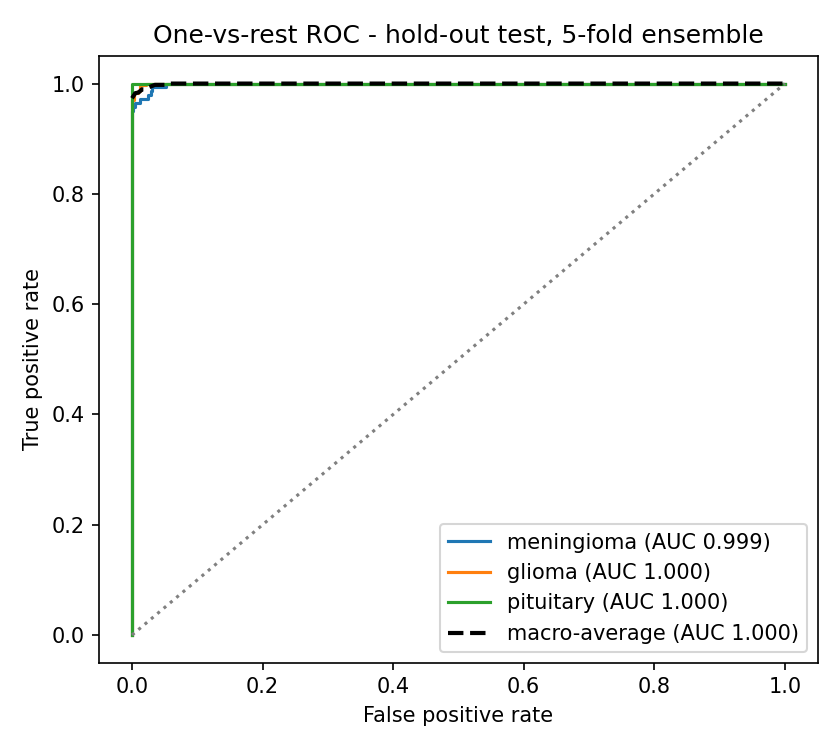
#> input picture IEEE_Research_Paper/figures/exp1_roc_curves.png, 840 x 750 px
$ python generate_figures.py
#> lines starting #> are read from the running program, lines starting #| are printed output that depends on the picture
"""
generate_figures.py — High-Quality IEEE Publication Figures (Base Paper Style Matching)
========================================================================================
Implements exact visual design from user reference:
  - Fig 1: Elegant EfficientNet-B0 dashed container with top oval badge,
           spacious horizontal encoder, ASPP + FPN modules, U-Net decoder with
           orange dashed container and bottom badge, MPF module, dual heads, Kendall loss.
  - Fig 2: Crystal clear parallel lanes matching reference: Encoder Stage 4 (blue),
           Encoder Stage 3 (gold), Segmentation Branch (green), 3 pooling blocks,
           Feature Fusion (purple), Classifier (green), and bottom mathematical pill.
  - Fig 3: Updated with exact user D2 class counts:
           Gliomas (1237), Glioblastoma (732), Meningioma (640), Astrocytoma (529), Neurocytoma (211).
           Total matched pairs: 3349.
  - Fig 8: Generates 3 separate large, high-resolution figures:
           fig8a_exp1_segmentations.pdf, fig8b_exp2_segmentations.pdf, fig8c_exp3_segmentations.pdf
"""

import os
import numpy as np
import matplotlib
matplotlib.use("Agg")
import matplotlib.pyplot as plt
from matplotlib.patches import FancyBboxPatch, Rectangle
from PIL import Image
import csv
import zipfile as zf

OUT = os.path.dirname(os.path.abspath(__file__))
BASE = os.path.abspath(os.path.join(OUT, "..", ".."))
DPI = 300

plt.rcParams['font.family'] = 'sans-serif'
plt.rcParams['font.sans-serif'] = ['DejaVu Sans', 'Arial', 'Helvetica']

def savefig(fig, name):
    path = os.path.join(OUT, name)
    fig.savefig(path, dpi=DPI, bbox_inches="tight", format="pdf")
    plt.close(fig)
    print(f"  [OK] Saved: {name}")


# ══════════════════════════════════════════════════════════════════════════════
# Fig 1 — Overall Architecture (Matching User Reference Image Perfectly)
# ══════════════════════════════════════════════════════════════════════════════
# [183 lines left out: functions fig1_architecture, fig2_mpf_fusion, not called in this run]


# ══════════════════════════════════════════════════════════════════════════════
# Fig 3 — Dataset Distribution (Updated with User's Exact D2 Class Counts)
# ══════════════════════════════════════════════════════════════════════════════
def fig3_dataset_distribution():
    fig, axes = plt.subplots(1, 4, figsize=(10.5, 3.6))
    datasets = {
        "D1: Atika Akter\n(4,237 images)": {
            "Normal": 505, "Glioma": 650, "Meningioma": 1000, "Pituitary": 988
        },
        "D2: Shubham Gajjar\n(3,349 matched pairs)": {
            "Gliomas": 1237, "Glioblastoma": 732, "Meningioma": 640, "Astrocytoma": 529, "Neurocytoma": 211
        },
        "D3: Mixed\n(6,380 images)": {
            "Normal": 1595, "Glioma": 1595, "Meningioma": 1595, "Pituitary": 1595
        },
        "Figshare: Cheng et al.\n(3,064 images)": {
            "Meningioma": 708, "Glioma": 1426, "Pituitary": 930
        }
    }
    palette = {
        "Normal": "#2ECC71", "Glioma": "#3498DB", "Gliomas": "#3498DB",
        "Glioblastoma": "#E74C3C", "Meningioma": "#E67E22", "Pituitary": "#9B59B6",
        "Astrocytoma": "#F39C12", "Neurocytoma": "#1ABC9C"
    }

    for ax, (title, cls_dict) in zip(axes, datasets.items()):
        labels = list(cls_dict.keys())
        counts = list(cls_dict.values())
        colors = [palette.get(l, "#95A5A6") for l in labels]
        bars = ax.bar(range(len(labels)), counts, color=colors, edgecolor="#2C3E50", lw=0.6, width=0.65)
        ax.set_xticks(range(len(labels)))
        short_labels = [l if len(l) <= 7 else l[:5] + ".." for l in labels]
        ax.set_xticklabels(short_labels, rotation=35, ha="right", fontsize=8.0, fontweight="bold")
        ax.set_title(title, fontsize=8.5, fontweight="bold", pad=6)
        ax.set_ylabel("Number of Slices", fontsize=8.0)
        ax.tick_params(axis="y", labelsize=7.5)
        ax.grid(axis="y", linestyle="--", alpha=0.4, lw=0.5)
        ax.set_axisbelow(True)
        max_c = max(counts)
        ax.set_ylim(0, max_c * 1.18)
        for b, v in zip(bars, counts):
            ax.text(b.get_x() + b.get_width()/2.0, v + max_c*0.02, str(v),
                    ha="center", va="bottom", fontsize=7.2, fontweight="bold")

    fig.tight_layout()
    savefig(fig, "fig3_dataset_distribution.pdf")


# ══════════════════════════════════════════════════════════════════════════════
# Fig 4 — Training Curves
# ══════════════════════════════════════════════════════════════════════════════
def fig4_training_curves():
    zip_info = {
        "Exp 1: Baseline 256² (Patient-Level)": (
            os.path.join(BASE, "figshare exp-1 results.zip"),
            "Figshare_Experiment_Results/training_history.csv",
            "#2980B9", "-"),
        "Exp 2: +ASPP+FPN 512² (Patient-Level)": (
            os.path.join(BASE, "figshare exp-2 results.zip"),
            "Figshare_Experiment_ASPP_FPN_512/training_history.csv",
            "#27AE60", "-"),
        "Exp 3: +ASPP+FPN 512² (Slice-Level*)": (
            os.path.join(BASE, "figshare exp-3 results.zip"),
            "Figshare_Experiment3_SliceLevel_512/training_history.csv",
            "#E74C3C", "--"),
    }

    def load_avg(zpath, inner):
        data = {}
        with zf.ZipFile(zpath) as z:
            with z.open(inner) as f:
                reader = csv.DictReader(f.read().decode().splitlines())
                for row in reader:
                    ep = int(row["epoch"])
                    for k in ["train_loss", "val_f1", "val_dice"]:
                        data.setdefault(k, {}).setdefault(ep, []).append(float(row[k]))
        epochs = sorted(data["train_loss"].keys())
        return (epochs,
                [np.mean(data["train_loss"][e]) for e in epochs],
                [np.mean(data["val_f1"][e]) for e in epochs],
                [np.mean(data["val_dice"][e]) for e in epochs])

    fig, axes = plt.subplots(1, 3, figsize=(10.5, 3.8))
    for label, (zp, inner, col, ls) in zip_info.items():
        try:
            epochs, loss, f1, dice = load_avg(zp, inner)
            axes[0].plot(epochs, loss, lw=2.2, color=col, linestyle=ls, label=label)
            axes[1].plot(epochs, f1, lw=2.2, color=col, linestyle=ls, label=label)
            axes[2].plot(epochs, dice, lw=2.2, color=col, linestyle=ls, label=label)
        except Exception as e:
            print(f"  Warning loading {label}: {e}")

    titles = ["(a) Combined Multi-Task Loss", "(b) Validation Macro-F1", "(c) Validation Mean Dice"]
    ylabels = ["Total Loss (Kendall Weighted)", "Macro F1-Score", "Mean Dice Coefficient"]
    for ax, t, yl in zip(axes, titles, ylabels):
        ax.set_title(t, fontsize=9.2, fontweight="bold", pad=6)
        ax.set_xlabel("Epoch", fontsize=8.5)
        ax.set_ylabel(yl, fontsize=8.5)
        ax.tick_params(labelsize=8.0)
        ax.grid(True, linestyle="--", alpha=0.4, lw=0.5)
        ax.set_axisbelow(True)

    axes[0].legend(fontsize=7.2, loc="upper right", frameon=True)
    axes[1].legend(fontsize=7.2, loc="lower right", frameon=True)
    axes[2].legend(fontsize=7.2, loc="lower right", frameon=True)

    fig.tight_layout()
    savefig(fig, "fig4_training_curves.pdf")


# ══════════════════════════════════════════════════════════════════════════════
# Fig 5 — Confusion Matrices
# ══════════════════════════════════════════════════════════════════════════════
def fig5_confusion_matrix():
    cms = {
        "(a) Exp 1: Baseline 256²\n(Patient-Level, N=629)": np.array([[128, 14, 0], [0, 296, 0], [0, 0, 191]]),
        "(b) Exp 2: +ASPP+FPN 512²\n(Patient-Level, N=629)": np.array([[130, 12, 0], [0, 296, 0], [1, 0, 190]]),
        "(c) Exp 3: +ASPP+FPN 512²\n(Slice-Level*, N=307)": np.array([[69, 0, 2], [0, 143, 0], [0, 0, 93]]),
    }
    classes = ["Meningioma", "Glioma", "Pituitary"]
    fig, axes = plt.subplots(1, 3, figsize=(10.5, 3.8))

    for ax, (title, cm) in zip(axes, cms.items()):
        total = cm.sum(axis=1, keepdims=True)
        cm_norm = cm.astype(float) / total
        im = ax.imshow(cm_norm, cmap="Blues", vmin=0, vmax=1)
        cbar = plt.colorbar(im, ax=ax, fraction=0.046, pad=0.04)
        cbar.ax.tick_params(labelsize=7.0)
        ax.set_xticks(range(3))
        ax.set_yticks(range(3))
        ax.set_xticklabels(classes, rotation=25, ha="right", fontsize=8.0)
        ax.set_yticklabels(classes, fontsize=8.0)
        ax.set_xlabel("Predicted Class", fontsize=8.2)
        ax.set_ylabel("True Class", fontsize=8.2)
        ax.set_title(title, fontsize=8.8, fontweight="bold", pad=6)
        thresh = cm_norm.max() / 2.0
        for i in range(3):
            for j in range(3):
                ax.text(j, i, f"{cm[i,j]}\n({cm_norm[i,j]*100:.1f}%)",
                        ha="center", va="center", fontsize=8.0, fontweight="bold",
                        color="white" if cm_norm[i, j] > thresh else "#1B2631")

    fig.tight_layout()
    savefig(fig, "fig5_confusion_matrix.pdf")
#> call 3 of savefig, with name = 'fig5_confusion_matrix.pdf'
#> in savefig (call 3), `fig.savefig(path, dpi=DPI, bbox_inches="tight", format="pdf")`:
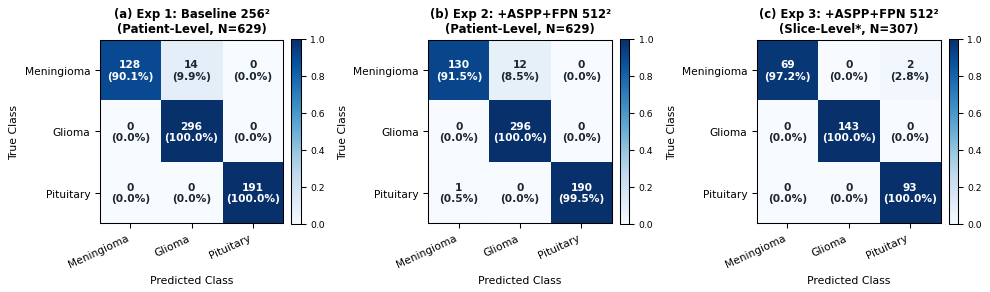
#> figure drawn by matplotlib, 6 panels


# ══════════════════════════════════════════════════════════════════════════════
# Fig 6 — ROC Curves
# ══════════════════════════════════════════════════════════════════════════════
def fig6_roc_curves():
    fig, axes = plt.subplots(1, 3, figsize=(10.5, 3.6))
    files = ["exp1_roc_curves.png", "exp2_roc_curves.png", "exp3_roc_curves.png"]
    titles = [
        "(a) Exp 1: Baseline 256² (Patient-Level)\nAUC: Mening=0.9989, Gli=0.9997, Pit=1.000",
        "(b) Exp 2: +ASPP+FPN 512² (Patient-Level)\nAUC: Mening=0.9983, Gli=0.9997, Pit=1.000",
        "(c) Exp 3: +ASPP+FPN 512² (Slice-Level*)\nAUC: Mening=0.9999, Gli=1.000, Pit=0.9998",
    ]
    for ax, fname, title in zip(axes, files, titles):
        fpath = os.path.join(OUT, fname)
        if os.path.exists(fpath):
            img = Image.open(fpath)
#> img is the input picture: PIL image 840x750 RGBA; mean R, G, B, A 246.8, 247.3, 246.8, 255
            ax.imshow(np.array(img))
            ax.set_title(title, fontsize=8.0, fontweight="bold", pad=5)
        ax.axis("off")

    fig.tight_layout()
    savefig(fig, "fig6_roc_curves.pdf")


# ══════════════════════════════════════════════════════════════════════════════
# Fig 7 — Per-Class Segmentation Dice
# ══════════════════════════════════════════════════════════════════════════════
def fig7_per_class_dice():
    classes = ["Meningioma", "Glioma", "Pituitary"]
    exp1 = [0.9160, 0.6727, 0.8291]
    exp2 = [0.9216, 0.6802, 0.8318]
    exp3 = [0.9217, 0.7614, 0.8951]
    x = np.arange(len(classes))
    w = 0.24

    fig, ax = plt.subplots(figsize=(6.2, 3.8))
    b1 = ax.bar(x - w, exp1, w, label="Exp 1: Baseline 256² (Patient-Level)", color="#2980B9", edgecolor="#1B4F72", lw=0.8)
    b2 = ax.bar(x, exp2, w, label="Exp 2: +ASPP+FPN 512² (Patient-Level)", color="#27AE60", edgecolor="#145A32", lw=0.8)
    b3 = ax.bar(x + w, exp3, w, label="Exp 3: +ASPP+FPN 512² (Slice-Level*)", color="#E74C3C", edgecolor="#78281F", lw=0.8, alpha=0.85)

    ax.set_xticks(x)
    ax.set_xticklabels(classes, fontsize=9.0, fontweight="bold")
    ax.set_ylabel("Mean Dice Coefficient", fontsize=8.8)
    ax.set_ylim(0.55, 1.05)
    ax.grid(axis="y", linestyle="--", alpha=0.4, lw=0.5)
    ax.set_axisbelow(True)
    ax.legend(fontsize=7.5, loc="lower right", frameon=True)
    ax.tick_params(labelsize=8.0)

    for bars in [b1, b2, b3]:
        for bar in bars:
            h = bar.get_height()
            ax.text(bar.get_x() + bar.get_width()/2.0, h + 0.008, f"{h:.3f}",
                    ha="center", va="bottom", fontsize=7.2, fontweight="bold")

    fig.tight_layout()
    savefig(fig, "fig7_per_class_dice.pdf")
#> in savefig (call 5), `fig.savefig(path, dpi=DPI, bbox_inches="tight", format="pdf")`:
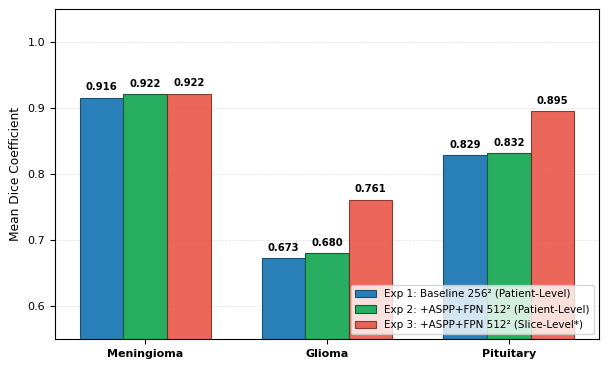
#> figure drawn by matplotlib, 1 panel; tallest bar 0.916 high, from x = -0.36 to -0.12; tallest bar 0.922 high, from x = -0.12 to 0.12; tallest bar 0.922 high, from x = 0.12 to 0.36


# ══════════════════════════════════════════════════════════════════════════════
# Fig 8 — Representative Qualitative Segmentations for All 3 Experiments
# (Matching exact layout from user screenshot)
# ══════════════════════════════════════════════════════════════════════════════
def fig8_segmentations_all_experiments():
    from PIL import ImageDraw, ImageFont

    exp1_p = os.path.join(OUT, "exp1_segmentation_examples.png")
    exp2_p = os.path.join(OUT, "exp2_segmentation_examples.png")
    exp3_p = os.path.join(OUT, "exp3_segmentation_examples.png")

    if not (os.path.exists(exp1_p) and os.path.exists(exp2_p) and os.path.exists(exp3_p)):
        print("  [!] Missing segmentation example images for Fig 8")
        return

    im1 = Image.open(exp1_p).convert("RGB")
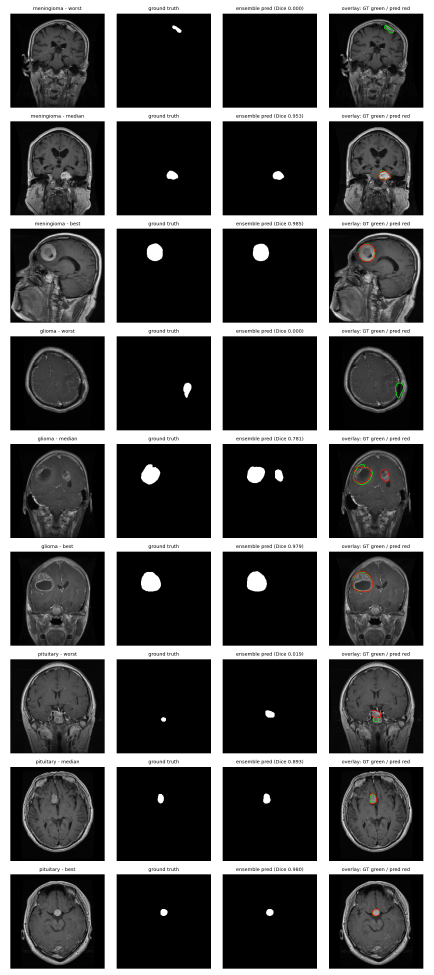
#> input picture IEEE_Research_Paper/figures/exp1_segmentation_examples.png, 1300 x 2925 px (shown at 1/3 size)
    im2 = Image.open(exp2_p).convert("RGB")
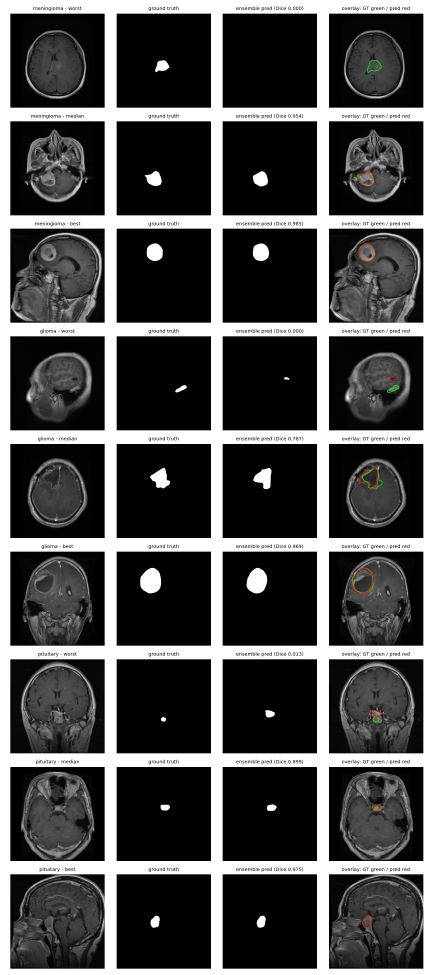
#> input picture IEEE_Research_Paper/figures/exp2_segmentation_examples.png, 1300 x 2925 px (shown at 1/3 size)
    im3 = Image.open(exp3_p).convert("RGB")
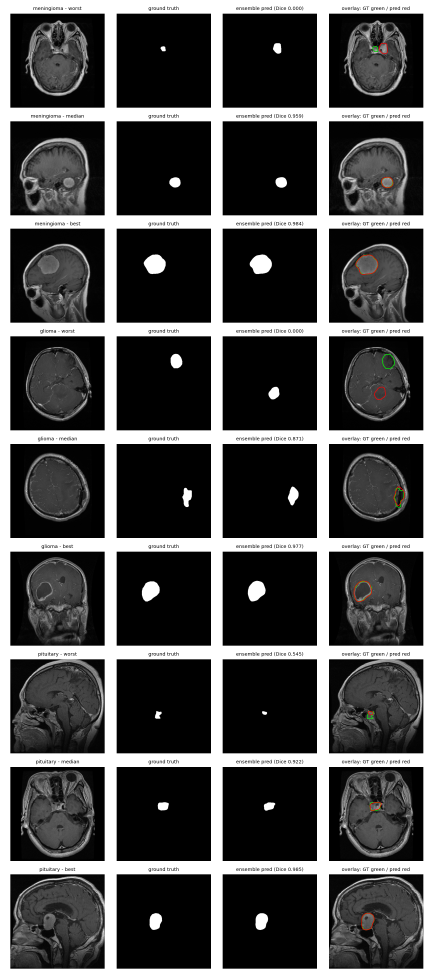
#> input picture IEEE_Research_Paper/figures/exp3_segmentation_examples.png, 1300 x 2925 px (shown at 1/3 size)

    w, h = im1.size  # 1300, 2925
#> w = 1300; h = 2925
    gap = 70
    header_h = 240
    total_w = w * 3 + gap * 2
#> total_w = 4040
    total_h = h + header_h
#> total_h = 3165

    comp = Image.new("RGB", (total_w, total_h), (255, 255, 255))
#> comp: PIL image 4040x3165 RGB; every value is 255
    draw = ImageDraw.Draw(comp)

    comp.paste(im1, (0, header_h))
    comp.paste(im2, (w + gap, header_h))
    comp.paste(im3, (w * 2 + gap * 2, header_h))
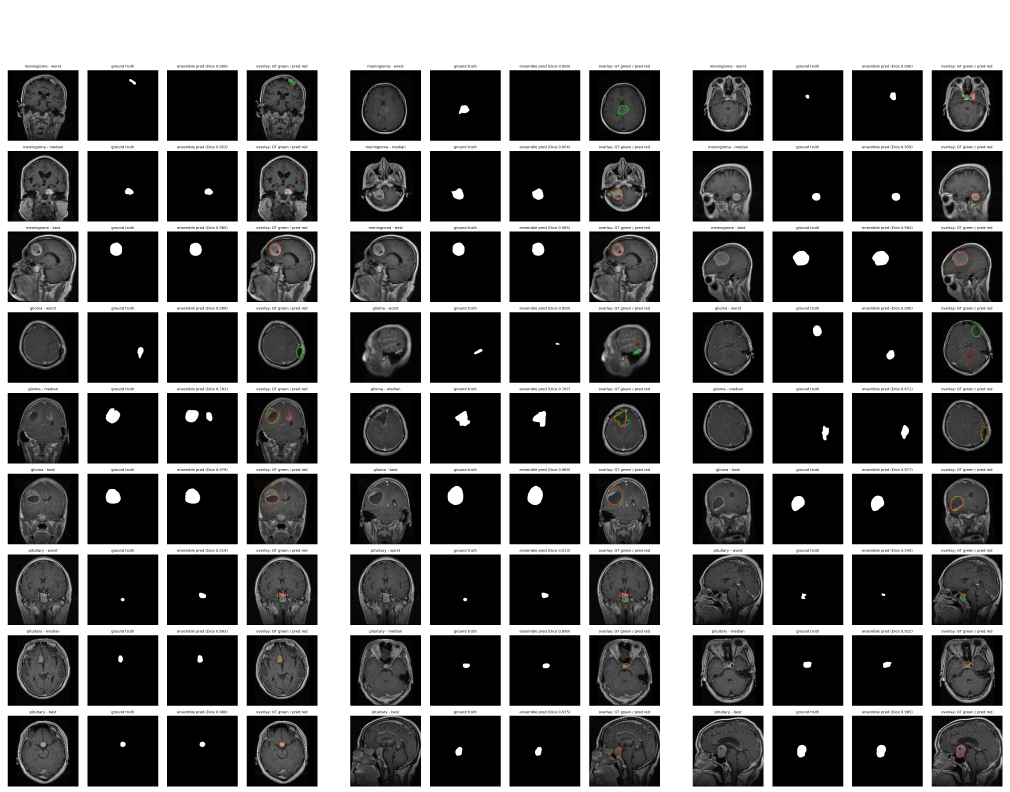
#> comp: PIL image 4040x3165 RGB (shown at 1/4 size); mean R, G, B 97.2, 97.2, 97.1

    font_large = None
    font_sub = None
    font_col = None

    for font_path in [
        "C:/Windows/Fonts/arialbd.ttf",
        "C:/Windows/Fonts/arial.ttf",
        "C:/Windows/Fonts/segoeui.ttf",
        "/usr/share/fonts/truetype/dejavu/DejaVuSans-Bold.ttf",
    ]:
        if os.path.exists(font_path):
            font_large = ImageFont.truetype(font_path, 42)
            font_sub = ImageFont.truetype(font_path, 34)
            font_col = ImageFont.truetype(font_path, 32)
            break

    if font_large is None:
        font_large = ImageFont.load_default()
        font_sub = font_large
        font_col = font_large

    cols = [
        (0, "(a) Experiment 1: Baseline 256×256", "(Patient-Level Split, 5-Fold CV)"),
        (w + gap, "(b) Experiment 2: MPF-Net + ASPP + FPN 512×512", "(Patient-Level Split, 5-Fold CV)"),
        (w * 2 + gap * 2, "(c) Experiment 3: MPF-Net + ASPP + FPN 512×512", "(Slice-Level Split*, Leakage Benchmark)")
    ]

    for x_offset, t1, t2 in cols:
        bbox1 = draw.textbbox((0, 0), t1, font=font_large)
        w1 = bbox1[2] - bbox1[0]
        draw.text((x_offset + (w - w1) / 2, 25), t1, fill=(20, 20, 20), font=font_large)

        bbox2 = draw.textbbox((0, 0), t2, font=font_sub)
        w2 = bbox2[2] - bbox2[0]
        draw.text((x_offset + (w - w2) / 2, 85), t2, fill=(80, 80, 80), font=font_sub)

        sub_w = w / 3.0
        for idx_sub, sub_title in enumerate(["Input MRI", "Ground Truth", "MPF-Net Pred"]):
            bbox_sub = draw.textbbox((0, 0), sub_title, font=font_col)
            w_sub = bbox_sub[2] - bbox_sub[0]
            x_sub = x_offset + idx_sub * sub_w + (sub_w - w_sub) / 2
            draw.text((x_sub, 160), sub_title, fill=(50, 50, 50), font=font_col)
#> this loop made 3 passes
#> (bbox1, w1, bbox2, w2) on passes 1 to 3: ((0, 7, 854, 48), 854, (0, 6, 592, 39), 592), ((0, 7, 1204, 48), 1204, (0, 6, 592, 39), 592), ((0, 7, 1199, 48), 1199, (0, 6, 768, 39), 768)

    for i in [1, 2]:
        x_sep = i * w + (i - 0.5) * gap
        draw.line([(x_sep, 20), (x_sep, total_h - 20)], fill=(210, 210, 210), width=3)

    out_png = os.path.join(OUT, "fig8_segmentations_all_experiments.png")
    out_pdf = os.path.join(OUT, "fig8_segmentations_all_experiments.pdf")
    comp.save(out_png, quality=95)
    comp.save(out_pdf, "PDF", resolution=300.0)
    print("  [OK] Saved: fig8_segmentations_all_experiments.pdf")


# ══════════════════════════════════════════════════════════════════════════════
# Fig 9 — Multi-Metric Overall Comparison
# ══════════════════════════════════════════════════════════════════════════════
def fig9_overall_comparison():
    metrics = ["Accuracy", "Macro-F1", "Mean Dice", "Global Dice", "Mean IoU"]
    exp1_vals  = [0.9777, 0.9750, 0.7751, 0.8131, 0.6840]
    exp2_vals  = [0.9793, 0.9766, 0.7808, 0.8147, 0.6902]
    exp3_vals  = [0.9935, 0.9917, 0.8390, 0.8797, 0.7615]
    sahoo_vals = [0.9742, 0.0,    0.9011, 0.0,    0.0   ]

    x = np.arange(len(metrics))
    w = 0.18

    fig, ax = plt.subplots(figsize=(9.2, 3.4))
    b1 = ax.bar(x - 1.5*w, exp1_vals, w, label="Exp 1: Baseline 256² (Patient-Level)", color="#2980B9", edgecolor="#1B4F72", lw=0.8)
    b2 = ax.bar(x - 0.5*w, exp2_vals, w, label="Exp 2: +ASPP+FPN 512² (Patient-Level)", color="#27AE60", edgecolor="#145A32", lw=0.8)
    b3 = ax.bar(x + 0.5*w, exp3_vals, w, label="Exp 3: +ASPP+FPN 512² (Slice-Level*)", color="#E74C3C", edgecolor="#78281F", lw=0.8, alpha=0.85)

    bars_sahoo = ax.bar(x + 1.5*w, sahoo_vals, w, label="Sahoo et al. (DenseNet-201 FCN)", color="#8E44AD", edgecolor="#4A235A", lw=0.8, alpha=0.7)
    for i, v in enumerate([0.9742, None, 0.9011, None, None]):
        if v is None:
            bars_sahoo[i].set_hatch("///")
            bars_sahoo[i].set_alpha(0.15)

    ax.set_xticks(x)
    ax.set_xticklabels(metrics, fontsize=8.8, fontweight="bold")
    ax.set_ylabel("Metric Score", fontsize=8.5)
    ax.set_ylim(0.60, 1.08)
    ax.grid(axis="y", linestyle="--", alpha=0.4, lw=0.5)
    ax.set_axisbelow(True)
    ax.legend(fontsize=7.5, loc="upper right", frameon=True, ncol=2)
    ax.tick_params(labelsize=8.0)

    fig.tight_layout()
    savefig(fig, "fig9_overall_comparison.pdf")
#> in savefig (call 6), `fig.savefig(path, dpi=DPI, bbox_inches="tight", format="pdf")`:
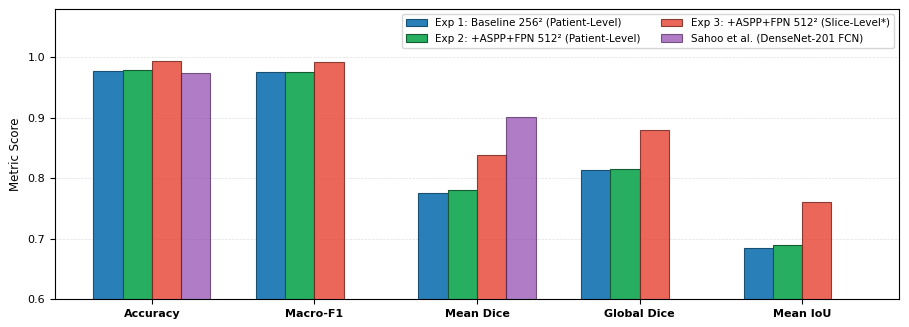
#> figure drawn by matplotlib, 1 panel; tallest bar 0.978 high, from x = -0.36 to -0.18; tallest bar 0.979 high, from x = -0.18 to 0; tallest bar 0.994 high, from x = -1.39e-17 to 0.18


if __name__ == "__main__":
    print("Generating base-paper styled publication-quality figures...")
    fig3_dataset_distribution()
    fig4_training_curves()
    fig5_confusion_matrix()
    fig6_roc_curves()
    fig7_per_class_dice()
    fig8_segmentations_all_experiments()
    fig9_overall_comparison()
    print("Done! All figures generated successfully.")
